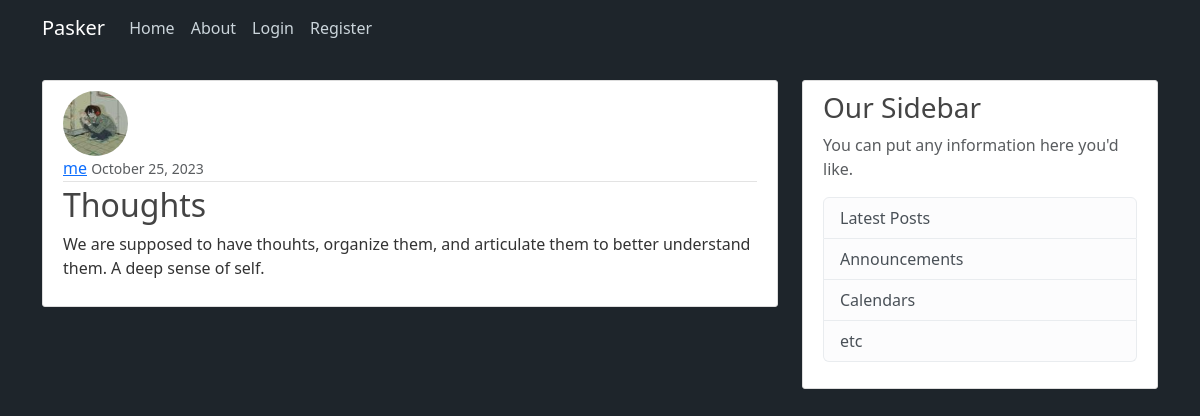
The page /post/30/ on the database its author committed.
### blogapp/models.py (models this page shows, shortened)
class Post(models.Model):
    title = models.CharField(max_length=255)
    content = models.TextField()
    date_posted = models.DateTimeField(default=timezone.now)
    author = models.ForeignKey(User,on_delete=models.CASCADE)

### users/models.py (models this page shows, shortened)
class Profile(models.Model):
    user = models.OneToOneField(User,on_delete=models.CASCADE)
    image = models.ImageField(default='default.jpg',upload_to='profile_pics')

### blogapp/views.py (the view)
# urls.py: path('post/<int:pk>/', PostDetailView.as_view(), name='post-detail'),
class PostDetailView(DetailView):
    model = Post

### blogapp/templates/blogapp/post_detail.html (shortened to what this page needs)
{% extends "blogapp/base.html" %}
{% block content %}
  <article class="media content-section">
    <img class="rounded-circle article-img" src="{{ object.author.profile.image.url }}">
    <div class="media-body">
      <div class="article-metadata">
        <a class="mr-2" href="{% url 'user-posts' object.author.username %}">{{ object.author }}</a>
        <small class="text-muted">{{ object.date_posted|date:"F d, Y" }}</small>
      </div>
      <h2 class="article-title">{{ object.title }}</h2>
      <p class="article-content">{{ object.content }}</p>
    </div>
  </article>
{% endblock content %}

### blogapp/static/blogapp/main.css (style rules this page uses)
body { background: #fafafa; color: #333333; margin-top: 5rem; }
h1, h2, h3, h4, h5, h6 { color: #444444; }
.content-section { background: #ffffff; padding: 10px 20px; border: 1px solid #dddddd; border-radius: 3px; margin-bottom: 20px; }
.article-title { color: #444444; }
.article-content { white-space: pre-line; }
.article-img { height: 65px; width: 65px; margin-right: 16px; }
.article-metadata { padding-bottom: 1px; margin-bottom: 4px; border-bottom: 1px solid #e3e3e3 }

### blogapp/templates/blogapp/base.html (style rules this page uses)
body { background: rgb(30, 37, 43); display: flex; align-items: center; justify-content: center; }

### rows shown on the page
Post: author.profile.image (picture), author "me", date_posted "October 25, 2023", title "Thoughts", content "We are supposed to have thouhts, organize them, and articulate them to better understand them. A deep sense of self."
